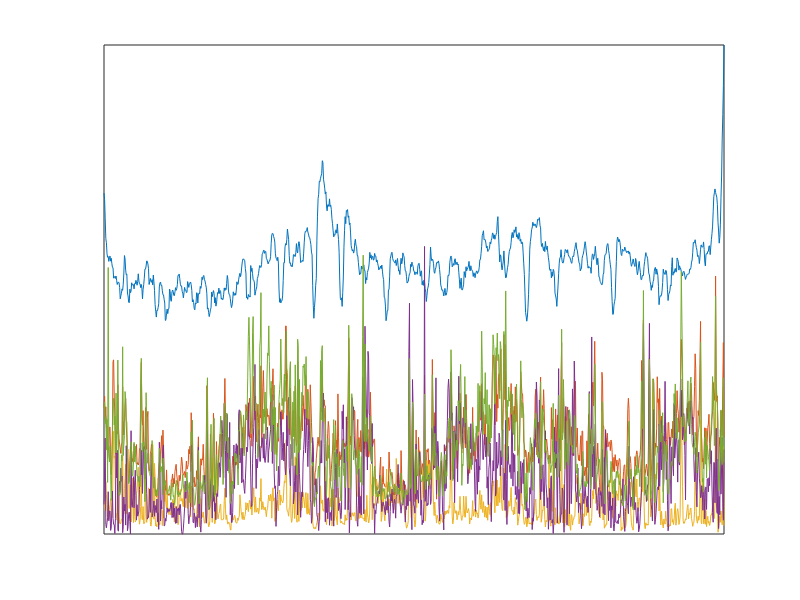

Recreate this plot in MATLAB. (Note: this script raises an error after producing the figure.)
clc;
clear;
close all;

%% load raw data
load('hk_data_v1.mat')
t = linspace(0,1031,1032).';
y = [cardio,no2,so2,o3,rspar];
% cardio/resp/no2/so2/rspar/o3/temp/hum

%% moving average of cardio
win_avg = 7;
 
y_tmp = y(:,1);
y(:,1) = movmean(y_tmp, win_avg);

%% parameters 1. interpolation

% interpolation method
% method = 1: linear interpolation
% method = 2: spline interpolation
% method = 3: fourier interpolation, 
%             In this case, users have to choose the order of fourier method (1~8)

method = 3;
num_fourier = 2;

%% parameters 2. cut the time series data
num_component = length(y(1,:));        % number of component in this system
window_size_ori = 365;     % For oscillatory data, 1 period is recommended
overlapping_ratio = 11/12;  % overlapping ratio of moving window technique

% choose sampling rate for interpolation. 
% window_size_ori/time_interval becomes number of time points per cutted data
% window_size_ori/time_interval = 100 is recommended
% window_size_ori/time_interval is high (low) make the inference accurate (less accurate) and slow (fast)
time_interval = 1/2;       

%% process parameters
window_size = window_size_ori / time_interval;
window_move_ori = ceil(window_size_ori * (1-overlapping_ratio));
window_move = window_move_ori / time_interval;


%% plot raw data
figure(1)
for i = 1:num_component
    plot(t, y(:,i))
    hold on
end
xlim([0,t(end)])
xticks([])
ylim([0,max(max(y))])
yticks([])

%% interpolate data
t_fit = linspace(0,t(end),length(t)/time_interval+1).';
y_fit = zeros(length(t_fit),num_component);

if method == 1 % linear
    for i = 1:num_component
        y_fit(:,i) = interp1(t, y(:,i),t_fit,'linear');
    end
elseif method == 2 % spline
    for i = 1:num_component
        y_fit(:,i) = interp1(t, y(:,i),t_fit,'spline');
    end
elseif method == 3 % fourier
    for i = 1:num_component
        y_fit(:,i) = interp1(t, y(:,i),t_fit,'linear');
    end
    option = ['fourier',num2str(num_fourier)];
    for i = 1:num_component
        fitting = fit(t_fit,y_fit(:,i),option);
        w = fitting.w;
        fouriers = ones(1,length(t_fit));
        for j = 1:num_fourier
            fouriers = [fouriers; cos(j*w*t_fit.')];
            fouriers = [fouriers; sin(j*w*t_fit.')];
        end
        coeffs = coeffvalues(fitting);
        y_fit(:,i) = coeffs(1:end-1) * fouriers;
    end
end

%% plot interpolated data
figure(2)
i = 1;
% for i = 1:1
    plot(t_fit, y_fit(:,i),'r')
    hold on
    plot(t, y(:,i),'k')
    title('cardio')
% end
xlim([0,t_fit(end)])

xlim([0,t_fit(end)])
ylim([0,max(max(y(:,i)))])
%% cut and interpolate the data
y_total = {};
start = 1; % it can be changed if users do not want to use the beginning of time series
length_timeseries = length(y_fit(:,1)); % it can be changed if users do not want to use the end of time series
while(1)
    if start + window_size-1 > length_timeseries
        break
    end
    
    % cut
    y_tmp = y_fit(start:start + window_size - 1,:);
    t = t_fit(1:window_size) / t_fit(window_size);
   
    % normalize
    for i = 1:num_component
        y_tmp(:,i) = y_tmp(:,i) - min(y_tmp(:,i));
        y_tmp(:,i) = y_tmp(:,i) / max(y_tmp(:,i));
    end
    y_total{end+1} = y_tmp; 
    start = start + window_move;
end
num_data = length(y_total);

%% plot cutted data
figure(3)

for j = 1:1
    y_tmp = cell2mat(y_total(j));
    for i = 1:num_component
        plot(t, y_tmp(:,i))
        hold on
    end
end
xlim([0,t(end)])

xlim([0,t(end)])
xticks([])
ylim([0,1.02])
yticks([])
%% Save data
time_interval = 1/window_size;
save('data_cut','t','y','y_total','time_interval','num_data','num_component')